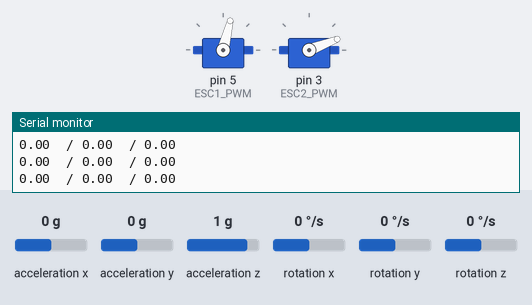
The sketch below on a simulated Arduino Uno, built with avr-gcc and run on an emulated ATmega328P. Parts: 2 × servo, the last lines printed to the serial monitor. Wiring (inferred from the names in the program): MPU-6050 motion sensor at I2C address 0x68. The inputs (shaded band) are chosen by the test bench; at power-on: rotation y 0 °/s, acceleration z 1 g, acceleration x 0 g, acceleration y 0 g, rotation x 0 °/s, rotation z 0 °/s.

Above: at 2.7 s.
2.8 s: rotation y set to -192 °/s
At 3.83 s:
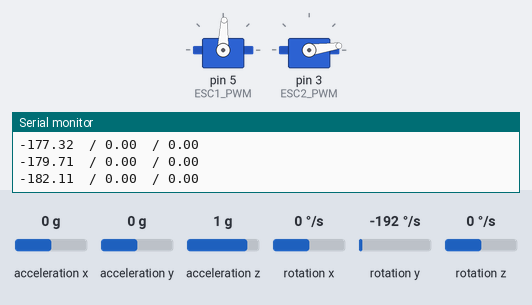
At 5.0 s:
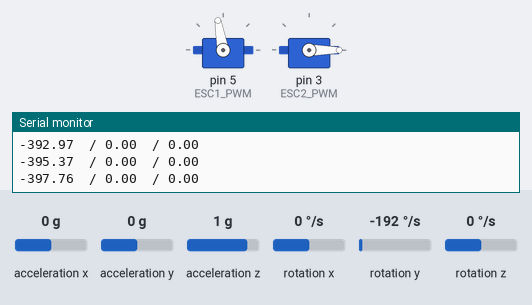
5.8 s: acceleration z set to 0 g
At 6.8 s:
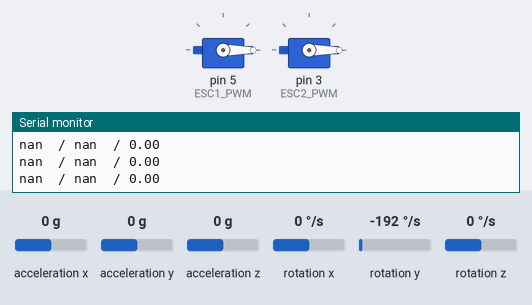
Timing chart, 0 to 8.8 s (numbered marks = the images above; inputs shaded):
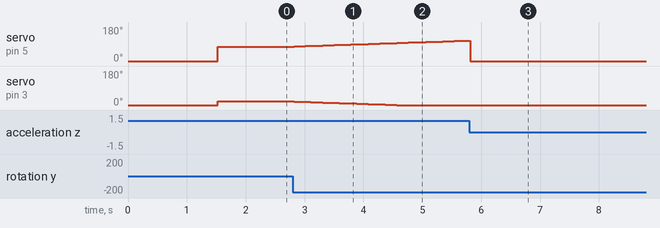

Measured:
- after the input at 2.8 s, servo on pin 5 (ESC1_PWM): moves from 76° to 108° over 2.9 s, starting at once; servo on pin 3 (ESC2_PWM): moves from 21° to 0° over 1.7 s, starting at once

The sketch:

Balance_Beam.ino
```cpp
/***********************
Author: Mahmoud Elbhrawy
***********************/

#include <Wire.h>
#include <Servo.h>

#define ESC1_PWM 5
#define ESC2_PWM 3
Servo ESC1;
Servo ESC2;

/////////// PID Section
int i;

float PID, pwmLeft, pwmRight, error, previous_error;

float pid_p = 0;
float pid_i = 0;
float pid_d = 0;

/////////////////PID CONSTANTS/////////////////
double kp = 2.5;
double ki = 0;
double kd = 0.5;

#define balanced_speed  1

const int MPU = 0x68; // MPU6050 I2C address
float AccX, AccY, AccZ;
float GyroX, GyroY, GyroZ;
float accAngleX, accAngleY, gyroAngleX, gyroAngleY, gyroAngleZ;
float roll, pitch, yaw;
float AccErrorX, AccErrorY, GyroErrorX, GyroErrorY, GyroErrorZ;
float elapsedTime, currentTime, previousTime;
int c = 0;
void setup() {
  Serial.begin(19200);
  Wire.begin();                      // Initialize comunication
  Wire.beginTransmission(MPU);       // Start communication with MPU6050 // MPU=0x68
  Wire.write(0x6B);                  // Talk to the register 6B
  Wire.write(0x00);                  // Make reset - place a 0 into the 6B register
  Wire.endTransmission(true);        //end the transmission
  /*
  // Configure Accelerometer Sensitivity - Full Scale Range (default +/- 2g)
  Wire.beginTransmission(MPU);
  Wire.write(0x1C);                  //Talk to the ACCEL_CONFIG register (1C hex)
  Wire.write(0x10);                  //Set the register bits as 00010000 (+/- 8g full scale range)
  Wire.endTransmission(true);
  // Configure Gyro Sensitivity - Full Scale Range (default +/- 250deg/s)
  Wire.beginTransmission(MPU);
  Wire.write(0x1B);                   // Talk to the GYRO_CONFIG register (1B hex)
  Wire.write(0x10);                   // Set the register bits as 00010000 (1000deg/s full scale)
  Wire.endTransmission(true);
  delay(20);
  */
  // Call this function if you need to get the IMU error values for your module
  calculate_IMU_error();
  delay(20);
  ESC1.attach(ESC1_PWM, 1000, 2000);
  ESC2.attach(ESC2_PWM, 1000, 2000);
  ESC1.write(0);
  ESC2.write(0);
  delay(1000);

}
void loop() {
  // === Read acceleromter data === //
  Wire.beginTransmission(MPU);
  Wire.write(0x3B); // Start with register 0x3B (ACCEL_XOUT_H)
  Wire.endTransmission(false);
  Wire.requestFrom(MPU, 6, true); // Read 6 registers total, each axis value is stored in 2 registers
  //For a range of +-2g, we need to divide the raw values by 16384, according to the datasheet
  AccX = (Wire.read() << 8 | Wire.read()) / 16384.0; // X-axis value
  AccY = (Wire.read() << 8 | Wire.read()) / 16384.0; // Y-axis value
  AccZ = (Wire.read() << 8 | Wire.read()) / 16384.0; // Z-axis value
  // Calculating Roll and Pitch from the accelerometer data
  accAngleX = (atan(AccY / sqrt(pow(AccX, 2) + pow(AccZ, 2))) * 180 / PI) - AccErrorX; // AccErrorX ~(-5.25) See the calculate_IMU_error()custom function for more details
  accAngleY = (atan(-1 * AccX / sqrt(pow(AccY, 2) + pow(AccZ, 2))) * 180 / PI) - AccErrorY; // AccErrorY ~(2.66)
  // === Read gyroscope data === //
  previousTime = currentTime;        // Previous time is stored before the actual time read
  currentTime = millis();            // Current time actual time read
  elapsedTime = (currentTime - previousTime) / 1000; // Divide by 1000 to get seconds
  Wire.beginTransmission(MPU);
  Wire.write(0x43); // Gyro data first register address 0x43
  Wire.endTransmission(false);
  Wire.requestFrom(MPU, 6, true); // Read 4 registers total, each axis value is stored in 2 registers
  GyroX = (Wire.read() << 8 | Wire.read()) / 131.0; // For a 250deg/s range we have to divide first the raw value by 131.0, according to the datasheet
  GyroY = (Wire.read() << 8 | Wire.read()) / 131.0;
  GyroZ = (Wire.read() << 8 | Wire.read()) / 131.0;
  // Correct the outputs with the calculated error values
  GyroX = GyroX - GyroErrorX; // GyroErrorX ~(0.21)
  GyroY = GyroY - GyroErrorY; // GyroErrorY ~(0.11)
  GyroZ = GyroZ - GyroErrorZ; // GyroErrorZ ~ (-0.75)
  // Currently the raw values are in degrees per seconds, deg/s, so we need to multiply by sendonds (s) to get the angle in degrees
  gyroAngleX = gyroAngleX + GyroX * elapsedTime; // deg/s * s = deg
  gyroAngleY = gyroAngleY + GyroY * elapsedTime;
  yaw =  yaw + GyroZ * elapsedTime;
  // Complementary filter - combine acceleromter and gyro angle values
  roll = 0.96 * gyroAngleX + 0.04 * accAngleX;
  pitch = 0.96 * gyroAngleY + 0.04 * accAngleY;

  // Print the values on the serial monitor
  Serial.print(pitch);
  Serial.print("  / ");
  Serial.print(roll);
  Serial.print("  / ");
  Serial.println(yaw);

  previous_error = error;
  error = pitch/45;

  pid_p = kp*error;

  pid_i += ki*error*elapsedTime;

  pid_d = kd*((error - previous_error)/elapsedTime);

  PID = pid_p + pid_i + pid_d;


  ESC1.write(balanced_speed - PID + 75);
  ESC2.write(balanced_speed + PID + 20);
//  ESC1.write(73);
//  ESC2.write(8);
}


void calculate_IMU_error() {
  // We can call this funtion in the setup section to calculate the accelerometer and gyro data error. From here we will get the error values used in the above equations printed on the Serial Monitor.
  // Note that we should place the IMU flat in order to get the proper values, so that we then can the correct values
  // Read accelerometer values 200 times
  while (c < 200) {
    Wire.beginTransmission(MPU);
    Wire.write(0x3B);
    Wire.endTransmission(false);
    Wire.requestFrom(MPU, 6, true);
    AccX = (Wire.read() << 8 | Wire.read()) / 16384.0 ;
    AccY = (Wire.read() << 8 | Wire.read()) / 16384.0 ;
    AccZ = (Wire.read() << 8 | Wire.read()) / 16384.0 ;
    // Sum all readings
    AccErrorX = AccErrorX + ((atan((AccY) / sqrt(pow((AccX), 2) + pow((AccZ), 2))) * 180 / PI));
    AccErrorY = AccErrorY + ((atan(-1 * (AccX) / sqrt(pow((AccY), 2) + pow((AccZ), 2))) * 180 / PI));
    c++;
  }
  //Divide the sum by 200 to get the error value
  AccErrorX = AccErrorX / 200;
  AccErrorY = AccErrorY / 200;
  c = 0;
  // Read gyro values 200 times
  while (c < 200) {
    Wire.beginTransmission(MPU);
    Wire.write(0x43);
    Wire.endTransmission(false);
    Wire.requestFrom(MPU, 6, true);
    GyroX = Wire.read() << 8 | Wire.read();
    GyroY = Wire.read() << 8 | Wire.read();
    GyroZ = Wire.read() << 8 | Wire.read();
    // Sum all readings
    GyroErrorX = GyroErrorX + (GyroX / 131.0);
    GyroErrorY = GyroErrorY + (GyroY / 131.0);
    GyroErrorZ = GyroErrorZ + (GyroZ / 131.0);
    c++;
  }
  //Divide the sum by 200 to get the error value
  GyroErrorX = GyroErrorX / 200;
  GyroErrorY = GyroErrorY / 200;
  GyroErrorZ = GyroErrorZ / 200;
  // Print the error values on the Serial Monitor
  Serial.print("AccErrorX: ");
  Serial.println(AccErrorX);
  Serial.print("AccErrorY: ");
  Serial.println(AccErrorY);
  Serial.print("GyroErrorX: ");
  Serial.println(GyroErrorX);
  Serial.print("GyroErrorY: ");
  Serial.println(GyroErrorY);
  Serial.print("GyroErrorZ: ");
  Serial.println(GyroErrorZ);
}
```
